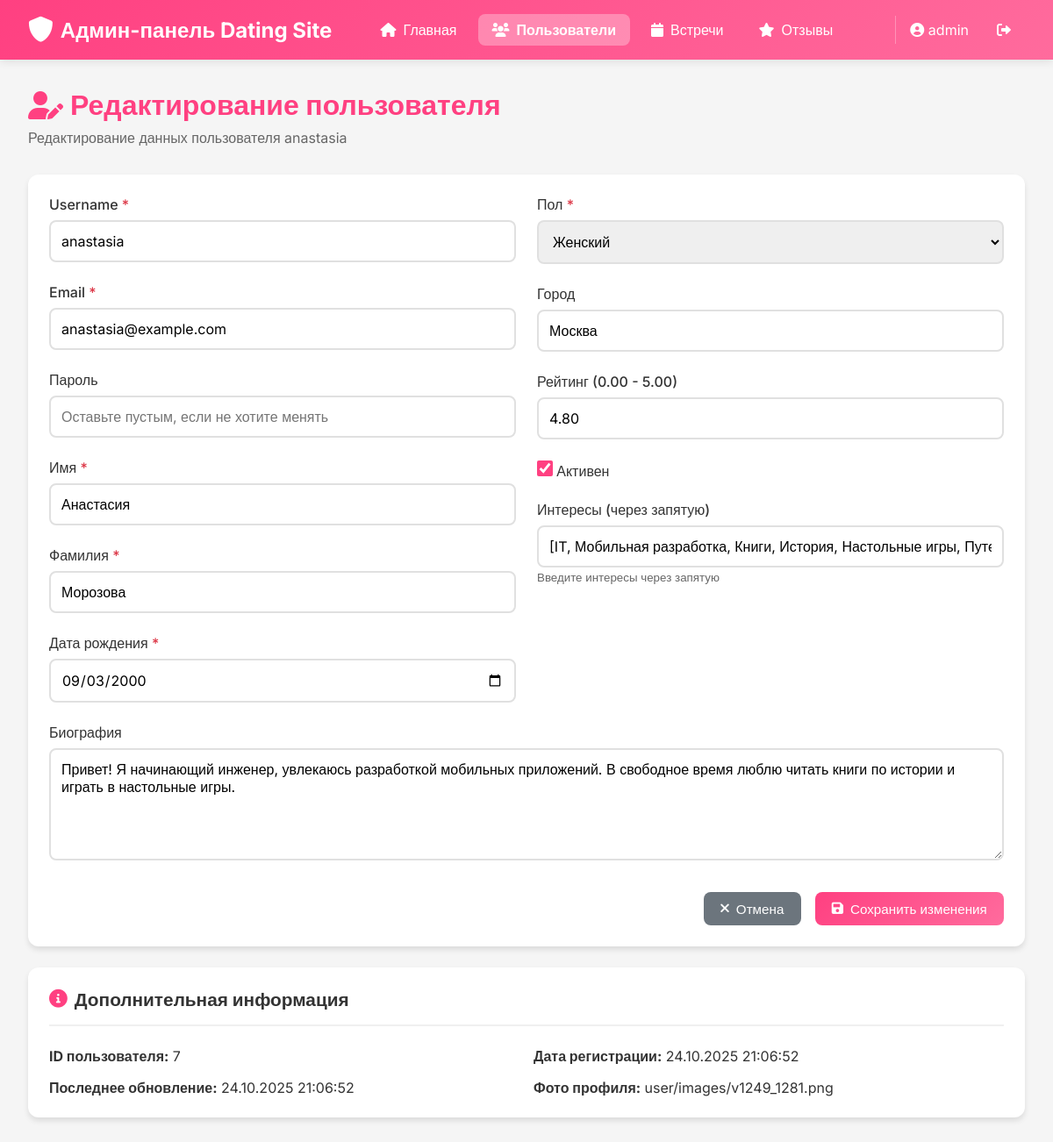
Screenshot of /admin/user_edit.php?id=7 (signed in) with the database file from the repository.
### tables this page shows
CREATE TABLE IF NOT EXISTS users (
    id INT AUTO_INCREMENT PRIMARY KEY,
    username VARCHAR(50) UNIQUE,
    email VARCHAR(100) UNIQUE,
    password_hash VARCHAR(255),
    vk_id BIGINT UNIQUE,
    vk_access_token TEXT,
    first_name VARCHAR(50) NOT NULL,
    last_name VARCHAR(50) NOT NULL,
    date_of_birth DATE,
    gender VARCHAR(10),
    city VARCHAR(100),
    bio TEXT,
    profile_photo VARCHAR(255),
    rating DECIMAL(3, 2) DEFAULT 0.0,
    interests JSON,
    is_active BOOLEAN DEFAULT TRUE,
    created_at TIMESTAMP DEFAULT CURRENT_TIMESTAMP,
    updated_at TIMESTAMP DEFAULT CURRENT_TIMESTAMP ON UPDATE CURRENT_TIMESTAMP,
    INDEX idx_vk_id (vk_id)
);

### admin/auth.php (called while the page is built, shortened)
<?php
function getCurrentAdminUsername() {
    return $_SESSION['admin_username'] ?? null;
}
?>

### config/db.php (called while the page is built)
<?php
$host = 'localhost';
$port = '3306';
$dbname = 'j27119254_dite';
$user = 'j27119254_dite';
$password = 'j27119254_dite';
$dsn = "mysql:host=$host;port=$port;dbname=$dbname;charset=utf8mb4";
try {
  $pdo = new PDO($dsn, $user, $password);
  $pdo->setAttribute(PDO::ATTR_ERRMODE, PDO::ERRMODE_EXCEPTION);
  $pdo->setAttribute(PDO::ATTR_DEFAULT_FETCH_MODE, PDO::FETCH_ASSOC);
  $pdo->exec("SET NAMES 'utf8mb4'");
} catch (PDOException $e) {
  die("Ошибка подключения к базе данных: " . $e->getMessage());
}
function executeQuery($sql, $params = [])
{
  global $pdo;
  try {
    $stmt = $pdo->prepare($sql);
    $stmt->execute($params);
    return $stmt;
  } catch (PDOException $e) {
    die("Ошибка выполнения запроса: " . $e->getMessage());
  }
}

### admin/user_edit.php (the view, shortened to what this page needs)
<?php
require_once '../config/db.php';
require_once 'auth.php';
$is_edit_mode = isset($_GET['id']);
$user_id = $is_edit_mode ? (int)$_GET['id'] : null;
$user = null;
if ($is_edit_mode) {
    $sql = "SELECT * FROM users WHERE id = :id";
    $user = executeQuery($sql, ['id' => $user_id])->fetch();
    if ($user['interests']) {
        $interests_string = trim($user['interests'], '{}');
        $interests_string = str_replace('"', '', $interests_string);
        $user['interests_string'] = $interests_string;
    } else {
        $user['interests_string'] = '';
    }
}
?>
<!DOCTYPE html>
<html lang="ru">
<head>
    <link rel="stylesheet" href="https://cdnjs.cloudflare.com/ajax/libs/font-awesome/6.0.0/css/all.min.css">
    <link rel="stylesheet" href="css/admin.css">
</head>
<body>
    <header class="admin-header">
        <nav class="admin-nav">
            <div class="admin-logo">
                <i class="fas fa-shield-alt"></i>
                <span>Админ-панель Dating Site</span>
            </div>
            <div class="nav-links">
                <a href="index.php" class="nav-link">
                    <i class="fas fa-home"></i> Главная
                </a>
                <a href="users.php" class="nav-link active">
                    <i class="fas fa-users"></i> Пользователи
                </a>
                <a href="meetings.php" class="nav-link">
                    <i class="fas fa-calendar"></i> Встречи
                </a>
                <a href="reviews.php" class="nav-link">
                    <i class="fas fa-star"></i> Отзывы
                </a>
            </div>
            <div class="user-info">
                <span><i class="fas fa-user-circle"></i> <?php echo htmlspecialchars(getCurrentAdminUsername()); ?></span>
                <a href="logout.php" class="nav-link" title="Выход">
                    <i class="fas fa-sign-out-alt"></i>
                </a>
            </div>
        </nav>
    </header>
    <div class="admin-container">
        <div class="page-header">
            <h1>
                <i class="fas fa-user-edit"></i>
                <?php echo $is_edit_mode ? 'Редактирование пользователя' : 'Создание нового пользователя'; ?>
            </h1>
            <p>
                <?php echo $is_edit_mode
                    ? 'Редактирование данных пользователя ' . htmlspecialchars($user['username'])
                    : 'Добавление нового пользователя в систему'; ?>
            </p>
        </div>
        <div class="card">
            <form method="POST" action="">
                <div style="display: grid; grid-template-columns: 1fr 1fr; gap: 1.5rem;">
                    <div>
                        <div class="form-group">
                            <label>Username <span class="required">*</span></label>
                            <input type="text" name="username" class="form-control" required
                                   value="<?php echo htmlspecialchars($user['username'] ?? $_POST['username'] ?? ''); ?>">
                        </div>
                        <div class="form-group">
                            <label>Email <span class="required">*</span></label>
                            <input type="email" name="email" class="form-control" required
                                   value="<?php echo htmlspecialchars($user['email'] ?? $_POST['email'] ?? ''); ?>">
                        </div>
                        <div class="form-group">
                            <label>
                                Пароль
                            </label>
                            <input type="password" name="password" class="form-control"
                                   <?php echo !$is_edit_mode ? 'required' : ''; ?>
                                   placeholder="<?php echo $is_edit_mode ? 'Оставьте пустым, если не хотите менять' : ''; ?>">
                        </div>
                        <div class="form-group">
                            <label>Имя <span class="required">*</span></label>
                            <input type="text" name="first_name" class="form-control" required
                                   value="<?php echo htmlspecialchars($user['first_name'] ?? $_POST['first_name'] ?? ''); ?>">
                        </div>
                        <div class="form-group">
                            <label>Фамилия <span class="required">*</span></label>
                            <input type="text" name="last_name" class="form-control" required
                                   value="<?php echo htmlspecialchars($user['last_name'] ?? $_POST['last_name'] ?? ''); ?>">
                        </div>
                        <div class="form-group">
                            <label>Дата рождения <span class="required">*</span></label>
                            <input type="date" name="date_of_birth" class="form-control" required
                                   value="<?php echo htmlspecialchars($user['date_of_birth'] ?? $_POST['date_of_birth'] ?? ''); ?>">
                        </div>
                    </div>
                    <div>
                        <div class="form-group">
                            <label>Пол <span class="required">*</span></label>
                            <select name="gender" class="form-control" required>
                                <option value="женский"
                                    <?php echo ($user['gender'] ?? $_POST['gender'] ?? '') === 'женский' ? 'selected' : ''; ?>>
                                    Женский
                                </option>
                            </select>
                        </div>
                        <div class="form-group">
                            <label>Город</label>
                            <input type="text" name="city" class="form-control"
                                   value="<?php echo htmlspecialchars($user['city'] ?? $_POST['city'] ?? ''); ?>">
                        </div>
                        <div class="form-group">
                            <label>Рейтинг (0.00 - 5.00)</label>
                            <input type="number" name="rating" class="form-control"
                                   min="0" max="5" step="0.01"
                                   value="<?php echo htmlspecialchars($user['rating'] ?? $_POST['rating'] ?? '0.00'); ?>">
                        </div>
                        <div class="form-group">
                            <label>
                                <input type="checkbox" name="is_active" class="checkbox"
                                       <?php echo ($user['is_active'] ?? true) ? 'checked' : ''; ?>>
                                Активен
                            </label>
                        </div>
                        <div class="form-group">
                            <label>Интересы (через запятую)</label>
                            <input type="text" name="interests" class="form-control"
                                   placeholder="Программирование, Путешествия, Спорт"
                                   value="<?php echo htmlspecialchars($user['interests_string'] ?? $_POST['interests'] ?? ''); ?>">
                            <small style="color: #666;">Введите интересы через запятую</small>
                        </div>
                    </div>
                </div>
                <div class="form-group">
                    <label>Биография</label>
                    <textarea name="bio" class="form-control" rows="5"
                              placeholder="Расскажите о себе..."><?php echo htmlspecialchars($user['bio'] ?? $_POST['bio'] ?? ''); ?></textarea>
                </div>
                <div style="display: flex; gap: 1rem; justify-content: flex-end; margin-top: 2rem;">
                    <a href="users.php" class="btn btn-secondary">
                        <i class="fas fa-times"></i> Отмена
                    </a>
                    <button type="submit" class="btn btn-primary">
                        <i class="fas fa-save"></i>
                        <?php echo $is_edit_mode ? 'Сохранить изменения' : 'Создать пользователя'; ?>
                    </button>
                </div>
            </form>
        </div>
        <?php if ($is_edit_mode): ?>
            <div class="card">
                <div class="card-header">
                    <h2><i class="fas fa-info-circle"></i> Дополнительная информация</h2>
                </div>
                <div style="display: grid; grid-template-columns: 1fr 1fr; gap: 1rem;">
                    <div>
                        <strong>ID пользователя:</strong> <?php echo $user['id']; ?>
                    </div>
                    <div>
                        <strong>Дата регистрации:</strong>
                        <?php echo date('d.m.Y H:i:s', strtotime($user['created_at'])); ?>
                    </div>
                    <div>
                        <strong>Последнее обновление:</strong>
                        <?php echo date('d.m.Y H:i:s', strtotime($user['updated_at'])); ?>
                    </div>
                    <div>
                        <strong>Фото профиля:</strong>
                        <?php echo $user['profile_photo'] ? htmlspecialchars($user['profile_photo']) : 'Не загружено'; ?>
                    </div>
                </div>
            </div>
        <?php endif; ?>
    </div>
</body>
</html>

### admin/css/admin.css (style rules this page uses)
* { margin: 0; padding: 0; box-sizing: border-box; }
body { font-family: 'Inter', sans-serif; background: #f5f5f5; color: #333; min-height: 100vh; }
.admin-header { background: linear-gradient(135deg, #ff4081 0%, #ff6b9d 100%); color: white; padding: 1rem 0; box-shadow: 0 2px 10px rgba(0, 0, 0, 0.1); position: sticky; top: 0; z-index: 1000; }
.admin-nav { max-width: 1400px; margin: 0 auto; padding: 0 2rem; display: flex; justify-content: space-between; align-items: center; }
.admin-logo { font-size: 1.5rem; font-weight: bold; display: flex; align-items: center; gap: 0.5rem; }
.admin-logo i { font-size: 1.8rem; }
.nav-links { display: flex; gap: 0.5rem; align-items: center; }
.nav-link { color: white; text-decoration: none; padding: 0.5rem 1rem; border-radius: 8px; transition: background 0.3s ease; display: flex; align-items: center; gap: 0.5rem; }
.nav-link.active { background: rgba(255, 255, 255, 0.3); font-weight: 600; }
.user-info { display: flex; align-items: center; gap: 1rem; margin-left: 1rem; padding-left: 1rem; border-left: 1px solid rgba(255, 255, 255, 0.3); }
.admin-container { max-width: 1400px; margin: 2rem auto; padding: 0 2rem; }
.page-header { margin-bottom: 2rem; }
.page-header h1 { color: #ff4081; font-size: 2rem; margin-bottom: 0.5rem; display: flex; align-items: center; gap: 0.5rem; }
.page-header p { color: #666; font-size: 1rem; }
.card { background: white; border-radius: 12px; box-shadow: 0 4px 6px rgba(0, 0, 0, 0.1); padding: 1.5rem; margin-bottom: 1.5rem; }
.card-header { display: flex; justify-content: space-between; align-items: center; margin-bottom: 1.5rem; padding-bottom: 1rem; border-bottom: 2px solid #f0f0f0; }
.card-header h2 { color: #333; font-size: 1.3rem; display: flex; align-items: center; gap: 0.5rem; }
.card-header i { color: #ff4081; }
.btn { display: inline-flex; align-items: center; gap: 0.5rem; padding: 0.6rem 1.2rem; border: none; border-radius: 8px; font-size: 0.95rem; font-weight: 500; cursor: pointer; transition: all 0.3s ease; text-decoration: none; font-family: 'Inter', sans-serif; }
.btn-primary { background: linear-gradient(135deg, #ff4081, #ff6b9d); color: white; }
.btn-secondary { background: #6c757d; color: white; }
.form-group { margin-bottom: 1.5rem; }
.form-group label { display: block; margin-bottom: 0.5rem; color: #333; font-weight: 500; }
.form-group label .required { color: #dc3545; }
.form-control { width: 100%; padding: 0.75rem; border: 2px solid #e0e0e0; border-radius: 8px; font-size: 1rem; font-family: 'Inter', sans-serif; transition: border-color 0.3s ease; }
textarea.form-control { resize: vertical; min-height: 100px; }
select.form-control { cursor: pointer; }
.checkbox { width: 18px; height: 18px; cursor: pointer; accent-color: #ff4081; }

### rows the page displays
users: username "anastasia", email "anastasia@example.com", first_name "Анастасия", last_name "Морозова", date_of_birth "09/03/2000", gender "Женский", city "Москва", rating "4.80", is_active "☑", bio "Привет! Я начинающий инженер, увлекаюсь разработкой мобильных приложений. В свободное время люблю читать книги по истории и играть в настольные игры.", id "7", created_at "24.10.2025 21:06:52", updated_at "24.10.2025 21:06:52", profile_photo "user/images/v1249_1281.png"

### other values shown
getCurrentAdminUsername() "admin"
